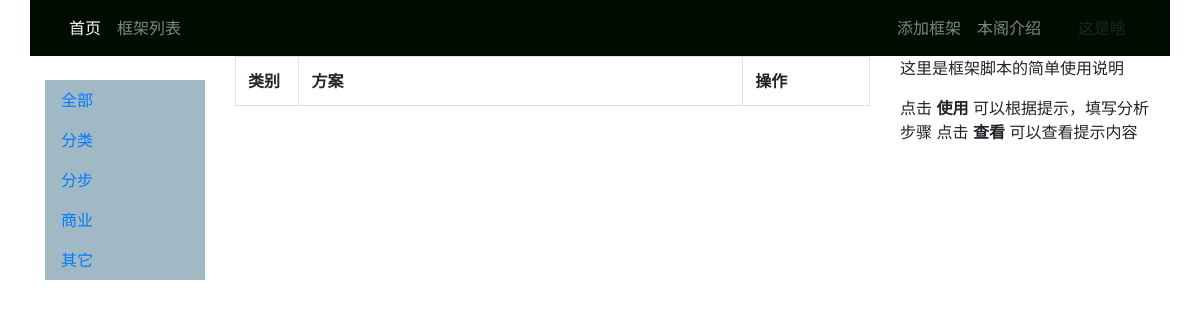
Page /frameListsort/1 on the earlier database version.
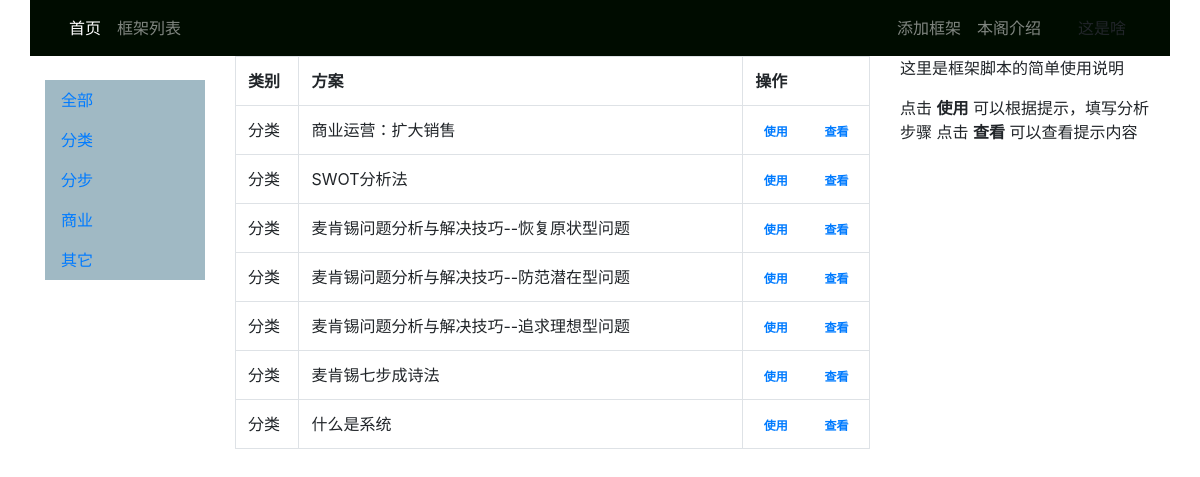
Same page on the later database version.
### thinkapp/models.py (models this page shows, shortened)
class Sort_Detail(models.Model):
    name = models.CharField(max_length=64,verbose_name='框架分类名称')
    is_show = models.IntegerField(default=1,verbose_name='删除字段')
    add_time=models.DateTimeField(auto_now=True,verbose_name="创建时间")
    remark = models.TextField(max_length=200, null=True, blank=True, verbose_name=u'备注')
    class Meta:
        ordering = ["id"]

class Frame_title(models.Model):
    name = models.CharField(max_length=64,verbose_name='框架分类名称')
    label = models.CharField(max_length=200,verbose_name='标签')
    Sort = models.ForeignKey(Sort_Detail, on_delete=models.CASCADE, null=False, verbose_name='类型')
    hide_input = models.IntegerField(default='1',verbose_name='0，子标题没有输入；1，有输入')
    level = models.IntegerField(default='0',verbose_name='是否子标题')
    creater = models.CharField(max_length=64,verbose_name='创建人')
    is_show = models.IntegerField(default=1,verbose_name='删除字段')
    add_time=models.DateTimeField(auto_now=True,verbose_name="创建时间")
    remark = models.TextField(max_length=200, null=True, blank=True, verbose_name=u'备注')

### thinkapp/views.py (the view)
# urls.py: path('frameListsort/<int:sort_id>', views.frameListsort, name='frameListsort'),
def frameListsort(request,sort_id):
    FrameT = Frame_title.objects.filter(Sort_id=sort_id)
    FrameSort = Sort_Detail.objects.all()
    context = {}
    context['FrameT'] = FrameT
    context['FrameSort'] = FrameSort
    return render(request,'thinkapp/framelistsort.html', context)

### templates/thinkapp/framelistsort.html
{% extends 'thinkapp/master.html' %}
{% block main %}
<table  class="table table-hover table-bordered">
<tr>
    <th width="10%">类别</th>
    <th>方案</th>
    <th width="20%">  操作</th>
</tr>
{% for  t  in  FrameT %}
<tr>
    <td >
        {% for  fs  in  FrameSort %}
            {% if t.Sort_id == fs.id  %}  {{ fs.name  }}  {% endif %}
        {% endfor %}
    </td>
    <td > {{ t.name }} </td>
    <td class="text-center">
        <a href="{% url 'SolutionAdd' frameT_id=t.id %}" role="button"> <span class="badge badge-pill">使用 </span></a> &nbsp; &nbsp;
        <a href="{% url 'framedetail' frameT_id=t.id %}" role="button"> <span class="badge badge-pill">查看 </span></a>
    </td>
    {% endfor %}
</tr>
</table>
{% endblock %}
{% block rightbar %}
<div class="bd-example">
    <p>这里是框架脚本的简单使用说明</p>
点击 <strong>使用</strong> 可以根据提示，填写分析步骤
点击 <strong>查看</strong> 可以查看提示内容
</div>
{% endblock %}

Differences in the rows shown:
added Frame_title: name "商业运营：扩大销售"
now on this page (row unchanged): Sort_Detail: name "分类"
added Frame_title: name "SWOT分析法"
added Frame_title: name "麦肯锡问题分析与解决技巧--恢复原状型问题"
added Frame_title: name "麦肯锡问题分析与解决技巧--防范潜在型问题"
added Frame_title: name "麦肯锡问题分析与解决技巧--追求理想型问题"
added Frame_title: name "麦肯锡七步成诗法"
added Frame_title: name "什么是系统"
